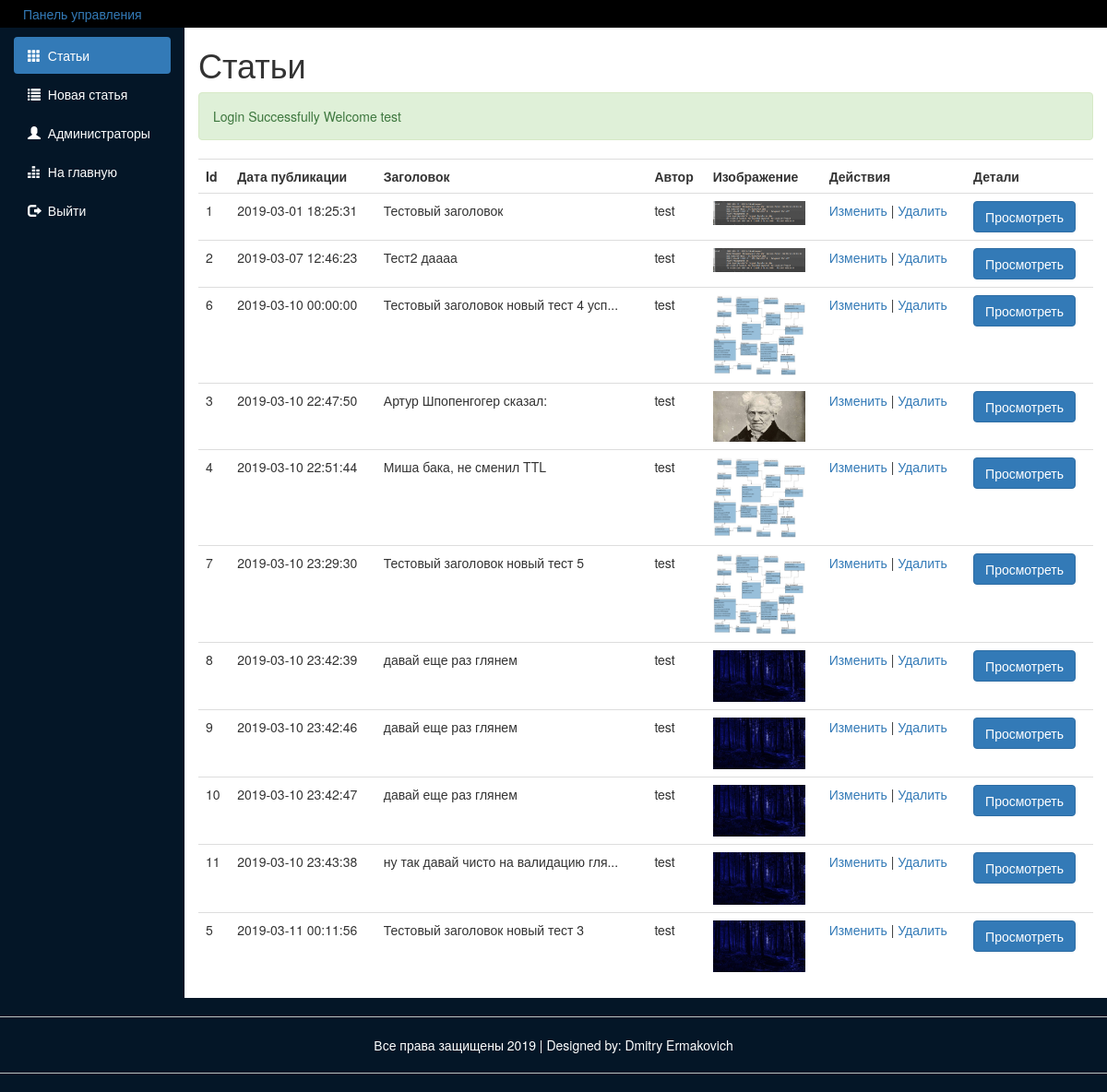
/src/public_routes/Dashboard.php (signed in), run on an earlier commit of the app's database.
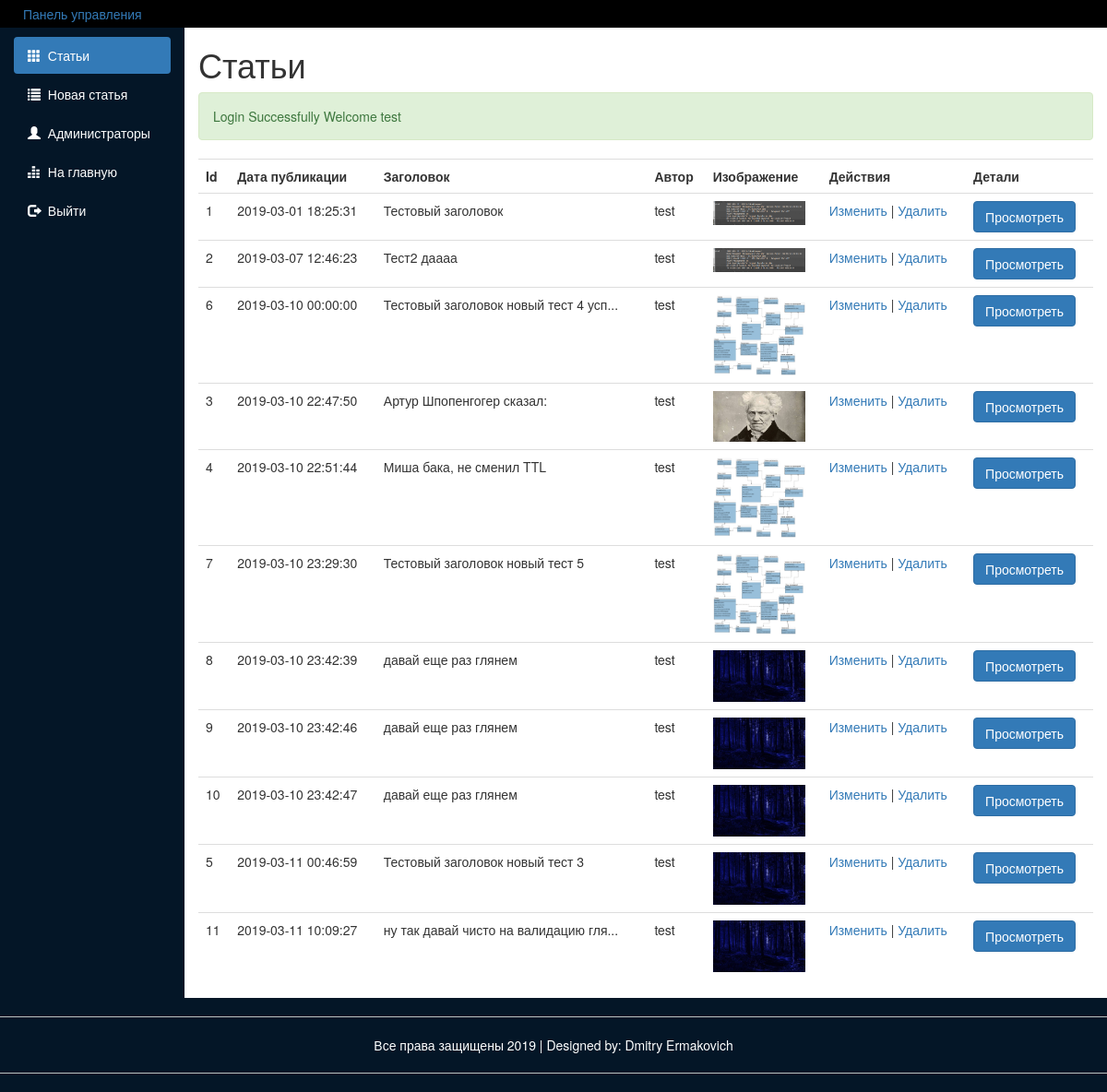
And on a later commit of the database.
### src/Include/dbFunctions.php (called while the page is built, shortened)
<?php
require_once 'DatabaseLoad.php';
function doSQLQuery($query)
{
  global $con2;
  try {
    $exec = mysqli_query($con2, $query) or die(mysqli_error($con2));
    if ($exec) {
      return $exec;
    }
  } catch (Exception $e) {
    echo $e->getMessage();
  }
  return false;
}
function execQueryToArray($query)
{
  global $con2;
  $exec = doSQLQuery($query) or die(mysqli_error($con2));
  if ($exec) {
    $arr = [];
    if (mysqli_num_rows($exec) > 0) {
      while ($post = mysqli_fetch_assoc($exec)) {
        array_push($arr, $post);
      }
    }
    return $arr;
  }
  return null;
}
function getUserById($id)
{
  $query = "SELECT * FROM Пользователи WHERE id = $id";
  $resultArray = execQueryToArray($query);
  $author = $resultArray[0];
  return $author;
}

### src/utils/dashboard_c.php (the view, shortened to what this page needs)
<?php
function fillArticleTable()
{
  $sql = "SELECT * FROM Статьи ORDER BY дата_публикации";
  $exec = doSQLQuery($sql);
  if (mysqli_num_rows($exec) < 1) {
    ?>
    <p class="lead">У вас 0 постов в данный момент</p>
    <a href="NewPost.php"><button class="btn btn-info">Добавить пост</button></a>
    <?php
  } else {?>
      <table class="table table-hover">
        <tr>
          <th>Id</th>
          <th>Дата публикации</th>
          <th>Заголовок</th>
          <th>Автор</th>
          <th>Изображение</th>
          <th>Действия</th>
          <th>Детали</th>
        </tr>
        <?php
    while ($post = mysqli_fetch_assoc($exec)) {
      $post_id = $post['id'];
      $post_date = $post['дата_публикации'];
      $post_title = $post['заголовок'];
      $authorId = $post['автор'];
      $author = getUserById($authorId)['никнейм'];
      $image = $post['изображение'];
      ?>
      <tr>
        <td><?php echo $post_id; ?></td>
        <td><?php echo $post_date; ?></td>
        <td><?php
      if (strlen($post_title) > 64) {
        echo substr($post_title, 0, 64) . '...';
      } else {
        echo $post_title;
      }
      ?></td>
        <td><?php echo $author; ?></td>
        <td>
          <?php echo "<img class='img-responsive' src='../Upload/Image/$image' width='100px' height='150px'>"; ?>
        </td>
        <td>
          <?php echo "<a href='editpost.php?post_id=$post_id'>Изменить</a> | <a href='deletepost.php?delete_post_id=$post_id'>Удалить</a>"; ?>
        </td>
        <td><a href="Post.php?id=<?php echo $post_id; ?>"><button class="btn btn-primary">Просмотреть</button></a></td>
      </tr>
      <?php
    }
  }
}
?>

### src/public_routes/Dashboard.php (shortened to what this page needs)
<?php require_once('../Include/Sessions.php') ?>
<?php require_once('../Include/commonFuncs.php') ?>
<?php require_once('../Include/dbFunctions.php') ?>
<?php require_once('../utils/dashboard_c.php') ?>
<!DOCTYPE html>
<html>
<head>
  <link rel="stylesheet" type="text/css" href="../js-scripts/bootstrap/css/bootstrap.min.css">
  <link rel="stylesheet" type="text/css" href="../js-scripts/Assets/style.css">
</head>
<body>
  <div class="heading">
    <a href="">
      <p>Панель управления</p>
    </a>
  </div>
  <div class="container-fluid">
    <div class="main" id="dashboard">
      <div class="row">
        <div class="col-sm-2">
          <ul id="side-menu" class="nav nav-pills nav-stacked">
            <li class="active"><a href="Dashboard.php">
                <span class="glyphicon glyphicon-th"></span>
                &nbsp;Статьи</a></li>
            <li><a href="NewPost.php">
                <span class="glyphicon glyphicon-list"></span>
                &nbsp;Новая статья</a></li>
            <li><a href="Admin.php">
                <span class="glyphicon glyphicon-user"></span>
                &nbsp;Администраторы</a></li>
            <li><a href="Blog.php">
                <span class="glyphicon glyphicon-equalizer"></span>
                &nbsp;На главную</a></li>
            <li><a href="Lagout.php">
                <span class="glyphicon glyphicon-log-out"></span>
                &nbsp;Выйти</a></li>
          </ul>
        </div>
        <div class="col-xs-10" style="min-height: -webkit-fill-available;">
          <div>
            <h1>Статьи</h1>
            <?php echo SuccessMessage(); ?>
            <div class="table-responsive">
              <?php fillArticleTable() ?>
              </table>
            </div>
          </div>
        </div>
      </div>
    </div>
  </div>
  <div class="row" id="footer">
    <div class="col-sm-12">
      <hr>
      <p>Все права защищены 2019 | Designed by: Dmitry Ermakovich</p>
      <hr>
    </div>
  </div>
</body>
</html>

### src/Include/Sessions.php (shortened to what this page needs)
<?php
function SuccessMessage()
{
  if (isset($_SESSION['successMessage'])) {
    $ouput = "
			<div class='alert alert-success'>" .
    htmlentities($_SESSION["successMessage"]) .
      "</div>
		";
    return $ouput;
  }
}

### src/public_routes/js-scripts/Assets/style.css (style rules this page uses)
body { background: #041627; overflow-x: hidden; }
.heading { height: 50px; padding: 5px; background: black; padding-left: 25px; color: silver; }
.col-sm-2 { background: #041627; padding-top: 10px; }
.col-xs-10 { background: white !important; min-height: 650px; overflow: hidden; }
#side-menu li a { color: white; }
#footer { text-align: center; color: white; }
hr { border-color: silver; }
.main { margin-top : -20px; }

What changed in the data, as far as the page shows it:
changed статьи "Тестовый заголовок новый тест 3": дата_публикации "2019-03-11 00:11:56" → "2019-03-11 00:46:59"; moves up the list
changed статьи "ну так давай чисто на валидацию гля": дата_публикации "2019-03-10 23:43:38" → "2019-03-11 10:09:27"
